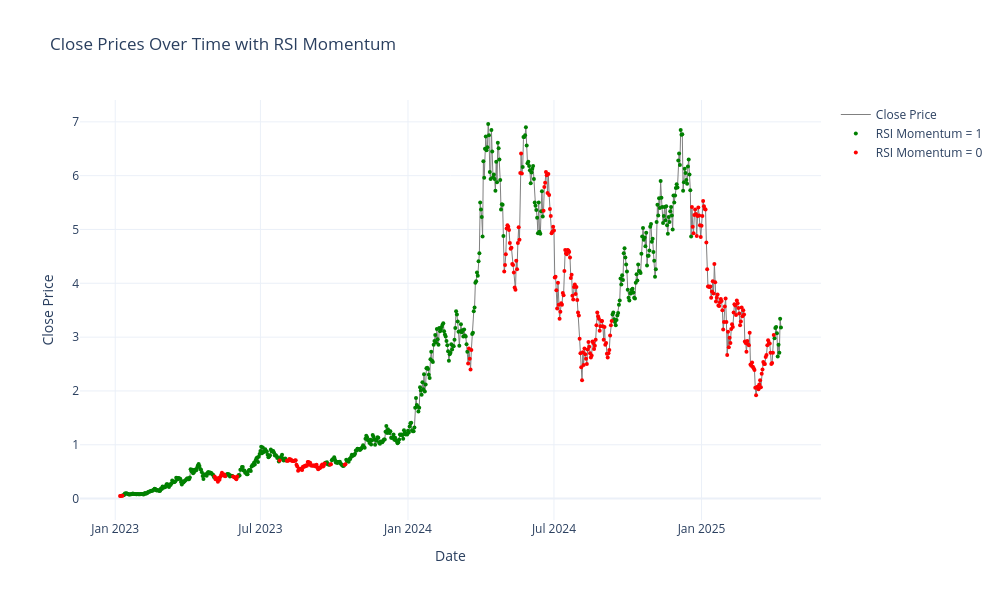

The code cell stored with this chart in its notebook:
### Code cell
# Plot close prices over time using Plotly
import plotly.graph_objects as go
from plotly.offline import init_notebook_mode, iplot
init_notebook_mode(connected=True)

fig = go.Figure()

# Add grey line for reference
fig.add_trace(go.Scatter(
    x=data.index,
    y=data['close'],
    mode='lines',
    name='Close Price',
    line=dict(color='grey', width=1)
))

# Create separate traces for green and red dots based on rsi_momentum
green_dots = data[data['rsi_momentum'] == 1]
red_dots = data[data['rsi_momentum'] != 1]

# Add green dots for rsi_momentum = 1
fig.add_trace(go.Scatter(
    x=green_dots.index,
    y=green_dots['close'],
    mode='markers',
    name='RSI Momentum = 1',
    marker=dict(color='green', size=4)
))

# Add red dots for rsi_momentum = 0
fig.add_trace(go.Scatter(
    x=red_dots.index,
    y=red_dots['close'],
    mode='markers',
    name='RSI Momentum = 0',
    marker=dict(color='red', size=4)
))

fig.update_layout(
    title='Close Prices Over Time with RSI Momentum',
    xaxis_title='Date',
    yaxis_title='Close Price',
    template='plotly_white',
    height=600,
    width=1000
)

fig.show()

### Figure 1 — Plotly figure (JSON) as saved in the notebook; plotly's stock layout.template omitted (floating-point values rounded to 4 significant figures; data arrays with more than 128 entries replaced by an {"elided": "..."} marker saying what was removed)
{"data": [{"line": {"color": "grey", "width": 1}, "mode": "lines", "name": "Close Price", "type": "scatter", "x": {"elided": "825 str values"}, "y": {"elided": "825 float values"}}, {"marker": {"color": "green", "size": 4}, "mode": "markers", "name": "RSI Momentum = 1", "type": "scatter", "x": {"elided": "531 str values"}, "y": {"elided": "531 float values"}}, {"marker": {"color": "red", "size": 4}, "mode": "markers", "name": "RSI Momentum = 0", "type": "scatter", "x": {"elided": "294 str values"}, "y": {"elided": "294 float values"}}], "layout": {"height": 600, "title": {"text": "Close Prices Over Time with RSI Momentum"}, "width": 1000, "xaxis": {"title": {"text": "Date"}}, "yaxis": {"title": {"text": "Close Price"}}}}
